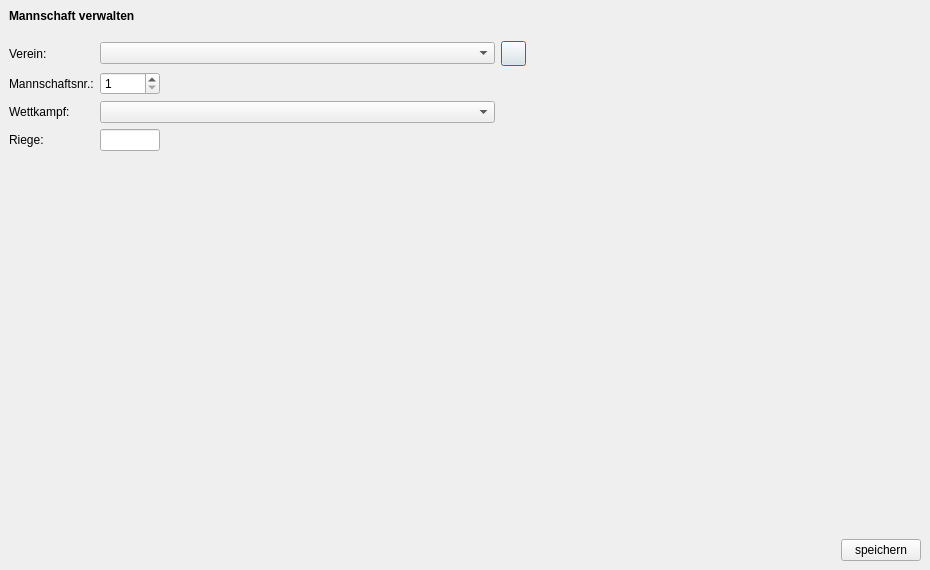
<?xml version="1.0" encoding="UTF-8"?>
<ui version="4.0">
 <class>TeamDialogUi</class>
 <widget class="QDialog" name="TeamDialogUi">
  <property name="geometry">
   <rect>
    <x>0</x>
    <y>0</y>
    <width>930</width>
    <height>570</height>
   </rect>
  </property>
  <property name="windowTitle">
   <string>TurnFix - Mannschaftsverwaltung</string>
  </property>
  <property name="windowIcon">
   <iconset resource="../resources/TurnFix.qrc">
    <normaloff>:/appicons/icon.png</normaloff>:/appicons/icon.png</iconset>
  </property>
  <layout class="QGridLayout" name="gridLayout">
   <property name="leftMargin">
    <number>0</number>
   </property>
   <property name="topMargin">
    <number>0</number>
   </property>
   <property name="rightMargin">
    <number>0</number>
   </property>
   <property name="bottomMargin">
    <number>0</number>
   </property>
   <property name="spacing">
    <number>0</number>
   </property>
   <item row="0" column="0" colspan="2">
    <widget class="QWidget" name="headerWidget" native="true">
     <layout class="QHBoxLayout" name="horizontalLayout">
      <item>
       <widget class="QLabel" name="label">
        <property name="font">
         <font>
          <weight>75</weight>
          <bold>true</bold>
         </font>
        </property>
        <property name="text">
         <string>Mannschaft verwalten</string>
        </property>
       </widget>
      </item>
     </layout>
    </widget>
   </item>
   <item row="1" column="1">
    <widget class="QStackedWidget" name="stackedWidget">
     <property name="currentIndex">
      <number>0</number>
     </property>
     <widget class="QWidget" name="page">
      <layout class="QGridLayout" name="gridLayout_8">
       <item row="0" column="0">
        <widget class="QLabel" name="lbl_club">
         <property name="text">
          <string>Verein:</string>
         </property>
        </widget>
       </item>
       <item row="0" column="1">
        <widget class="QComboBox" name="cmb_club">
         <property name="sizePolicy">
          <sizepolicy hsizetype="Expanding" vsizetype="Fixed">
           <horstretch>0</horstretch>
           <verstretch>0</verstretch>
          </sizepolicy>
         </property>
         <property name="minimumSize">
          <size>
           <width>0</width>
           <height>0</height>
          </size>
         </property>
         <property name="maximumSize">
          <size>
           <width>16777215</width>
           <height>16777215</height>
          </size>
         </property>
        </widget>
       </item>
       <item row="0" column="2">
        <widget class="QPushButton" name="but_addclub">
         <property name="minimumSize">
          <size>
           <width>25</width>
           <height>25</height>
          </size>
         </property>
         <property name="maximumSize">
          <size>
           <width>25</width>
           <height>25</height>
          </size>
         </property>
         <property name="text">
          <string/>
         </property>
         <property name="icon">
          <iconset resource="../resources/TurnFix.qrc">
           <normaloff>:/appicons/plus.png</normaloff>:/appicons/plus.png</iconset>
         </property>
         <property name="iconSize">
          <size>
           <width>15</width>
           <height>15</height>
          </size>
         </property>
        </widget>
       </item>
       <item row="1" column="0">
        <widget class="QLabel" name="lbl_tno">
         <property name="text">
          <string>Mannschaftsnr.:</string>
         </property>
        </widget>
       </item>
       <item row="1" column="1">
        <widget class="QSpinBox" name="sbx_tno">
         <property name="sizePolicy">
          <sizepolicy hsizetype="Fixed" vsizetype="Fixed">
           <horstretch>0</horstretch>
           <verstretch>0</verstretch>
          </sizepolicy>
         </property>
         <property name="minimumSize">
          <size>
           <width>60</width>
           <height>0</height>
          </size>
         </property>
         <property name="maximumSize">
          <size>
           <width>60</width>
           <height>16777215</height>
          </size>
         </property>
         <property name="minimum">
          <number>1</number>
         </property>
        </widget>
       </item>
       <item row="2" column="0">
        <widget class="QLabel" name="lbl_wk">
         <property name="text">
          <string>Wettkampf:</string>
         </property>
        </widget>
       </item>
       <item row="2" column="1">
        <widget class="QComboBox" name="cmb_wk">
         <property name="sizePolicy">
          <sizepolicy hsizetype="Expanding" vsizetype="Fixed">
           <horstretch>0</horstretch>
           <verstretch>0</verstretch>
          </sizepolicy>
         </property>
         <property name="minimumSize">
          <size>
           <width>0</width>
           <height>0</height>
          </size>
         </property>
         <property name="maximumSize">
          <size>
           <width>16777215</width>
           <height>16777215</height>
          </size>
         </property>
        </widget>
       </item>
       <item row="3" column="0">
        <widget class="QLabel" name="lbl_rg">
         <property name="text">
          <string>Riege:</string>
         </property>
        </widget>
       </item>
       <item row="3" column="1">
        <widget class="QLineEdit" name="txt_rg">
         <property name="sizePolicy">
          <sizepolicy hsizetype="Fixed" vsizetype="Fixed">
           <horstretch>0</horstretch>
           <verstretch>0</verstretch>
          </sizepolicy>
         </property>
         <property name="minimumSize">
          <size>
           <width>60</width>
           <height>0</height>
          </size>
         </property>
         <property name="maximumSize">
          <size>
           <width>60</width>
           <height>16777215</height>
          </size>
         </property>
         <property name="maxLength">
          <number>5</number>
         </property>
        </widget>
       </item>
       <item row="4" column="0" colspan="3">
        <spacer name="verticalSpacer_4">
         <property name="orientation">
          <enum>Qt::Vertical</enum>
         </property>
         <property name="sizeHint" stdset="0">
          <size>
           <width>20</width>
           <height>40</height>
          </size>
         </property>
        </spacer>
       </item>
       <item row="0" column="3">
        <spacer name="horizontalSpacer_4">
         <property name="orientation">
          <enum>Qt::Horizontal</enum>
         </property>
         <property name="sizeHint" stdset="0">
          <size>
           <width>40</width>
           <height>20</height>
          </size>
         </property>
        </spacer>
       </item>
      </layout>
     </widget>
     <widget class="QWidget" name="page_2">
      <layout class="QGridLayout" name="gridLayout_2">
       <item row="1" column="0">
        <widget class="QTableView" name="tbl_tn">
         <property name="editTriggers">
          <set>QAbstractItemView::NoEditTriggers</set>
         </property>
         <property name="alternatingRowColors">
          <bool>true</bool>
         </property>
         <property name="selectionMode">
          <enum>QAbstractItemView::ExtendedSelection</enum>
         </property>
         <property name="selectionBehavior">
          <enum>QAbstractItemView::SelectRows</enum>
         </property>
         <attribute name="horizontalHeaderHighlightSections">
          <bool>false</bool>
         </attribute>
         <attribute name="verticalHeaderVisible">
          <bool>false</bool>
         </attribute>
         <attribute name="verticalHeaderDefaultSectionSize">
          <number>21</number>
         </attribute>
        </widget>
       </item>
       <item row="0" column="0">
        <widget class="QLabel" name="label_2">
         <property name="text">
          <string>Mannschaftsmitglieder:</string>
         </property>
        </widget>
       </item>
       <item row="1" column="1">
        <widget class="QWidget" name="widget_2" native="true">
         <layout class="QVBoxLayout" name="verticalLayout">
          <property name="leftMargin">
           <number>0</number>
          </property>
          <property name="topMargin">
           <number>0</number>
          </property>
          <property name="rightMargin">
           <number>0</number>
          </property>
          <property name="bottomMargin">
           <number>0</number>
          </property>
          <item>
           <spacer name="horizontalSpacer_3">
            <property name="orientation">
             <enum>Qt::Vertical</enum>
            </property>
            <property name="sizeHint" stdset="0">
             <size>
              <width>20</width>
              <height>40</height>
             </size>
            </property>
           </spacer>
          </item>
          <item>
           <widget class="QPushButton" name="but_add">
            <property name="sizePolicy">
             <sizepolicy hsizetype="Fixed" vsizetype="Fixed">
              <horstretch>0</horstretch>
              <verstretch>0</verstretch>
             </sizepolicy>
            </property>
            <property name="minimumSize">
             <size>
              <width>35</width>
              <height>35</height>
             </size>
            </property>
            <property name="maximumSize">
             <size>
              <width>35</width>
              <height>35</height>
             </size>
            </property>
            <property name="toolTip">
             <string>Strg+Pfeil links</string>
            </property>
            <property name="icon">
             <iconset resource="../resources/TurnFix.qrc">
              <normaloff>:/appicons/left.png</normaloff>:/appicons/left.png</iconset>
            </property>
            <property name="iconSize">
             <size>
              <width>15</width>
              <height>15</height>
             </size>
            </property>
            <property name="shortcut">
             <string>Ctrl+Left</string>
            </property>
           </widget>
          </item>
          <item>
           <widget class="QPushButton" name="but_del">
            <property name="sizePolicy">
             <sizepolicy hsizetype="Fixed" vsizetype="Fixed">
              <horstretch>0</horstretch>
              <verstretch>0</verstretch>
             </sizepolicy>
            </property>
            <property name="minimumSize">
             <size>
              <width>35</width>
              <height>35</height>
             </size>
            </property>
            <property name="maximumSize">
             <size>
              <width>35</width>
              <height>35</height>
             </size>
            </property>
            <property name="toolTip">
             <string>Strg+Pfeil rechts</string>
            </property>
            <property name="text">
             <string/>
            </property>
            <property name="icon">
             <iconset resource="../resources/TurnFix.qrc">
              <normaloff>:/appicons/right.png</normaloff>:/appicons/right.png</iconset>
            </property>
            <property name="iconSize">
             <size>
              <width>15</width>
              <height>15</height>
             </size>
            </property>
            <property name="shortcut">
             <string>Ctrl+Right</string>
            </property>
           </widget>
          </item>
          <item>
           <spacer name="horizontalSpacer_2">
            <property name="orientation">
             <enum>Qt::Vertical</enum>
            </property>
            <property name="sizeHint" stdset="0">
             <size>
              <width>20</width>
              <height>40</height>
             </size>
            </property>
           </spacer>
          </item>
         </layout>
        </widget>
       </item>
       <item row="1" column="2">
        <widget class="QTableView" name="tbl_avtn">
         <property name="sizePolicy">
          <sizepolicy hsizetype="Expanding" vsizetype="Expanding">
           <horstretch>0</horstretch>
           <verstretch>0</verstretch>
          </sizepolicy>
         </property>
         <property name="editTriggers">
          <set>QAbstractItemView::NoEditTriggers</set>
         </property>
         <property name="alternatingRowColors">
          <bool>true</bool>
         </property>
         <property name="selectionBehavior">
          <enum>QAbstractItemView::SelectRows</enum>
         </property>
         <property name="sortingEnabled">
          <bool>true</bool>
         </property>
         <attribute name="horizontalHeaderHighlightSections">
          <bool>false</bool>
         </attribute>
         <attribute name="verticalHeaderVisible">
          <bool>false</bool>
         </attribute>
         <attribute name="verticalHeaderDefaultSectionSize">
          <number>21</number>
         </attribute>
        </widget>
       </item>
       <item row="0" column="2">
        <widget class="QLabel" name="label_3">
         <property name="text">
          <string>Verfügbare Teilnehmer:</string>
         </property>
        </widget>
       </item>
       <item row="1" column="3">
        <widget class="QWidget" name="widget" native="true">
         <layout class="QVBoxLayout" name="verticalLayout_2">
          <item>
           <widget class="QPushButton" name="but_TNadd">
            <property name="sizePolicy">
             <sizepolicy hsizetype="Fixed" vsizetype="Fixed">
              <horstretch>0</horstretch>
              <verstretch>0</verstretch>
             </sizepolicy>
            </property>
            <property name="minimumSize">
             <size>
              <width>25</width>
              <height>25</height>
             </size>
            </property>
            <property name="maximumSize">
             <size>
              <width>25</width>
              <height>25</height>
             </size>
            </property>
            <property name="toolTip">
             <string>Strg++</string>
            </property>
            <property name="text">
             <string/>
            </property>
            <property name="icon">
             <iconset resource="../resources/TurnFix.qrc">
              <normaloff>:/appicons/plus.png</normaloff>:/appicons/plus.png</iconset>
            </property>
            <property name="iconSize">
             <size>
              <width>15</width>
              <height>15</height>
             </size>
            </property>
            <property name="shortcut">
             <string>Ctrl++</string>
            </property>
           </widget>
          </item>
          <item>
           <widget class="QPushButton" name="but_TNedit">
            <property name="minimumSize">
             <size>
              <width>25</width>
              <height>25</height>
             </size>
            </property>
            <property name="maximumSize">
             <size>
              <width>25</width>
              <height>25</height>
             </size>
            </property>
            <property name="toolTip">
             <string>Strg+E</string>
            </property>
            <property name="icon">
             <iconset resource="../resources/TurnFix.qrc">
              <normaloff>:/appicons/edit.png</normaloff>:/appicons/edit.png</iconset>
            </property>
            <property name="iconSize">
             <size>
              <width>15</width>
              <height>15</height>
             </size>
            </property>
            <property name="shortcut">
             <string>Ctrl+E</string>
            </property>
           </widget>
          </item>
          <item>
           <spacer name="verticalSpacer_3">
            <property name="orientation">
             <enum>Qt::Vertical</enum>
            </property>
            <property name="sizeHint" stdset="0">
             <size>
              <width>10</width>
              <height>103</height>
             </size>
            </property>
           </spacer>
          </item>
         </layout>
        </widget>
       </item>
       <item row="2" column="2">
        <widget class="QCheckBox" name="chk_club">
         <property name="text">
          <string>andere Vereine ausblenden</string>
         </property>
         <property name="checked">
          <bool>true</bool>
         </property>
        </widget>
       </item>
       <item row="3" column="2">
        <widget class="QCheckBox" name="chk_planned">
         <property name="text">
          <string>Verplante Teilnehmer ausblenden</string>
         </property>
        </widget>
       </item>
      </layout>
     </widget>
     <widget class="QWidget" name="page_3">
      <layout class="QGridLayout" name="gridLayout_9">
       <item row="0" column="0">
        <widget class="QListWidget" name="lst_penalty"/>
       </item>
      </layout>
     </widget>
    </widget>
   </item>
   <item row="1" column="0" rowspan="2">
    <widget class="QWidget" name="sidebar" native="true">
     <layout class="QHBoxLayout" name="horizontalLayout_2">
      <property name="spacing">
       <number>0</number>
      </property>
      <property name="leftMargin">
       <number>0</number>
      </property>
      <property name="topMargin">
       <number>0</number>
      </property>
      <property name="rightMargin">
       <number>0</number>
      </property>
      <property name="bottomMargin">
       <number>0</number>
      </property>
     </layout>
    </widget>
   </item>
   <item row="2" column="1">
    <widget class="QWidget" name="widget_3" native="true">
     <layout class="QHBoxLayout" name="horizontalLayout_3">
      <property name="topMargin">
       <number>0</number>
      </property>
      <item>
       <spacer name="horizontalSpacer">
        <property name="orientation">
         <enum>Qt::Horizontal</enum>
        </property>
        <property name="sizeHint" stdset="0">
         <size>
          <width>40</width>
          <height>20</height>
         </size>
        </property>
       </spacer>
      </item>
      <item>
       <widget class="QPushButton" name="but_save">
        <property name="sizePolicy">
         <sizepolicy hsizetype="Fixed" vsizetype="Fixed">
          <horstretch>0</horstretch>
          <verstretch>0</verstretch>
         </sizepolicy>
        </property>
        <property name="layoutDirection">
         <enum>Qt::RightToLeft</enum>
        </property>
        <property name="text">
         <string>speichern</string>
        </property>
       </widget>
      </item>
     </layout>
    </widget>
   </item>
  </layout>
  <action name="act_team">
   <property name="checkable">
    <bool>true</bool>
   </property>
   <property name="icon">
    <iconset resource="../resources/TurnFix.qrc">
     <normaloff>:/appicons/misc.png</normaloff>:/appicons/misc.png</iconset>
   </property>
   <property name="text">
    <string>Allgemein</string>
   </property>
  </action>
  <action name="act_tn">
   <property name="checkable">
    <bool>true</bool>
   </property>
   <property name="icon">
    <iconset resource="../resources/TurnFix.qrc">
     <normaloff>:/appicons/teilnehmer.png</normaloff>:/appicons/teilnehmer.png</iconset>
   </property>
   <property name="text">
    <string>Mitglieder</string>
   </property>
  </action>
  <action name="act_penalty">
   <property name="checkable">
    <bool>true</bool>
   </property>
   <property name="icon">
    <iconset resource="../resources/TurnFix.qrc">
     <normaloff>:/appicons/minus.png</normaloff>:/appicons/minus.png</iconset>
   </property>
   <property name="text">
    <string>Strafen</string>
   </property>
  </action>
 </widget>
 <resources>
  <include location="../resources/TurnFix.qrc"/>
 </resources>
 <connections/>
</ui>
